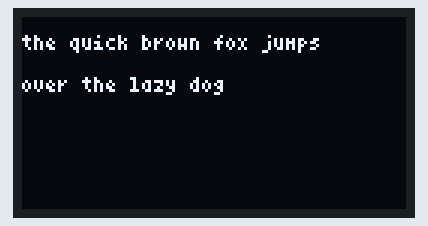
This program was run on a simulated Arduino Uno, built with avr-gcc and run on an emulated ATmega328P. Shown: 128×64 one-colour display.

Above: at 0.1 s.

The program:

main.cpp
```cpp
#include <Arduino.h>
#include <U8g2lib.h>
#include <Wire.h>

U8G2_SSD1306_128X64_NONAME_F_SW_I2C u8g2(U8G2_R0, /* clock=*/ SCL, /* data=*/ SDA, /* reset=*/ U8X8_PIN_NONE);    //Software I2C

void setup(void) {
  u8g2.begin();
}

void loop(void) {
  u8g2.clearBuffer();                   // clear the internal memory
  u8g2.setFont(u8g2_font_princess_te);
  u8g2.setFont(u8g_font_helvB08);
  u8g2.setFont(u8g_font_4x6); // choose a suitable font
  u8g2.drawStr(0,11,"the quick brown fox jumps");    // write something to the internal memory
    u8g2.drawStr(0,25, "over the lazy dog ");


      // write something to the internal memory
  u8g2.sendBuffer();                    // transfer internal memory to the display
  delay(100);
}
```
